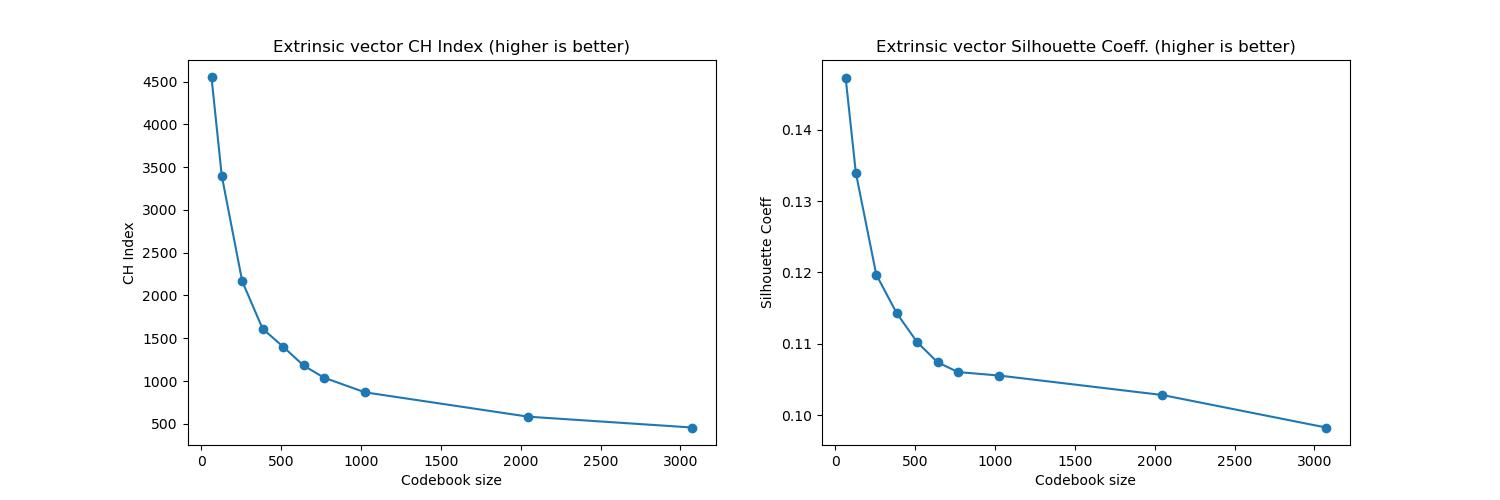
#> input picture experiments/raw_gmm_cluster_scores.jpg, 1500 x 500 px
$ python visualize_eval.py --img_dir experiments --num_large 3 --rows 5 --cols 5
#> lines starting #> are read from the running program, lines starting #| are printed output that depends on the picture
import os
from PIL import Image
import argparse

'''
Compose the rendered images into large grids
'''

def compose_images(img_dir, num_large, rows, cols, output_dir):
#> called with img_dir = 'experiments', num_large = 3, rows = 5, cols = 5, output_dir = 'experiments'
    os.makedirs(output_dir, exist_ok=True)
    img_files = [os.path.join(img_dir, img) for img in os.listdir(img_dir)
                if img.lower().endswith(('.png', '.jpg', '.jpeg', '.bmp'))]
    total_images = num_large * rows * cols
    img_files = img_files[:total_images]
    # print(img_files)
    for i in range(num_large):
        grid_images = img_files[i*rows*cols : (i+1)*rows*cols]
        images = [Image.open(img) for img in grid_images]
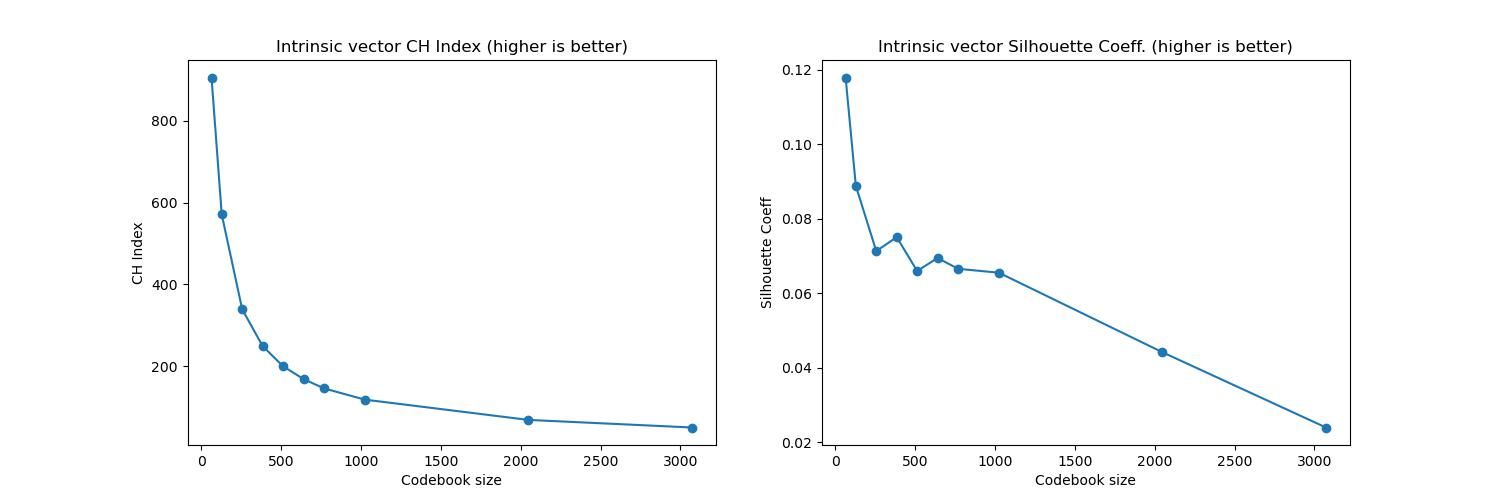
#> input picture experiments/surface_cluster_scores.jpg, 1500 x 500 px
#> images = 2 items
        widths, heights = zip(*(img.size for img in images))
#> widths = (1500, 1500); heights = (500, 500)
        single_width = max(widths)
#> single_width = 1500
        single_height = max(heights)
#> single_height = 500
        large_image = Image.new('RGB', (cols * single_width, rows * single_height))
#> large_image: PIL image 7500x2500 RGB; every value is 0

        for idx, img in enumerate(images):
            x = (idx % cols) * single_width
            y = (idx // cols) * single_height
            large_image.paste(img, (x, y))
#> this loop made 2 passes
#> (x, y) on passes 1 to 2: (0, 0), (1500, 0)
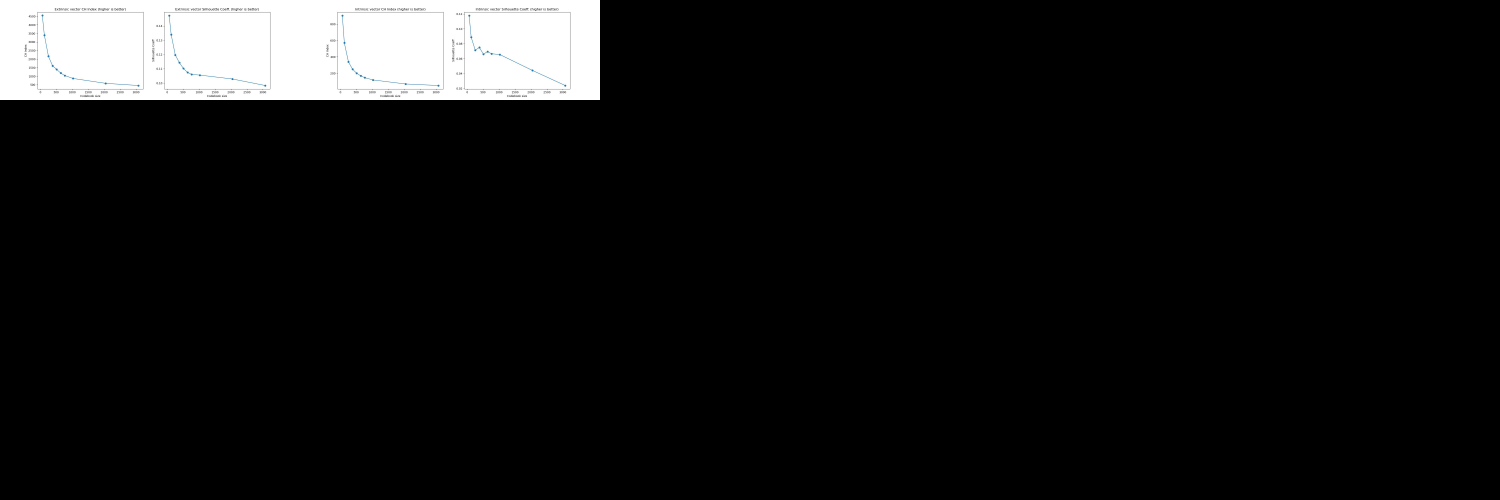
#> large_image: PIL image 7500x2500 RGB (shown at 1/5 size); mean R, G, B 20, 20.1, 20.1

        large_image.save(os.path.join(output_dir, f'large_image_{i+1}.jpg'))

if __name__ == "__main__":
    parser = argparse.ArgumentParser(description='Compose images into large grids.')
    parser.add_argument('--img_dir', type=str, required=True, help='Directory of images.')
    parser.add_argument('--num_large', type=int, required=True, help='Number of large images to create.')
    parser.add_argument('--rows', type=int, required=True, help='Number of rows in each large image.')
    parser.add_argument('--cols', type=int, required=True, help='Number of columns in each large image.')
    parser.add_argument('--output_dir', type=str, default='output', help='Directory to save large images.')

    args = parser.parse_args()
#> (the run stopped early here; a loop or call above may not have finished)
